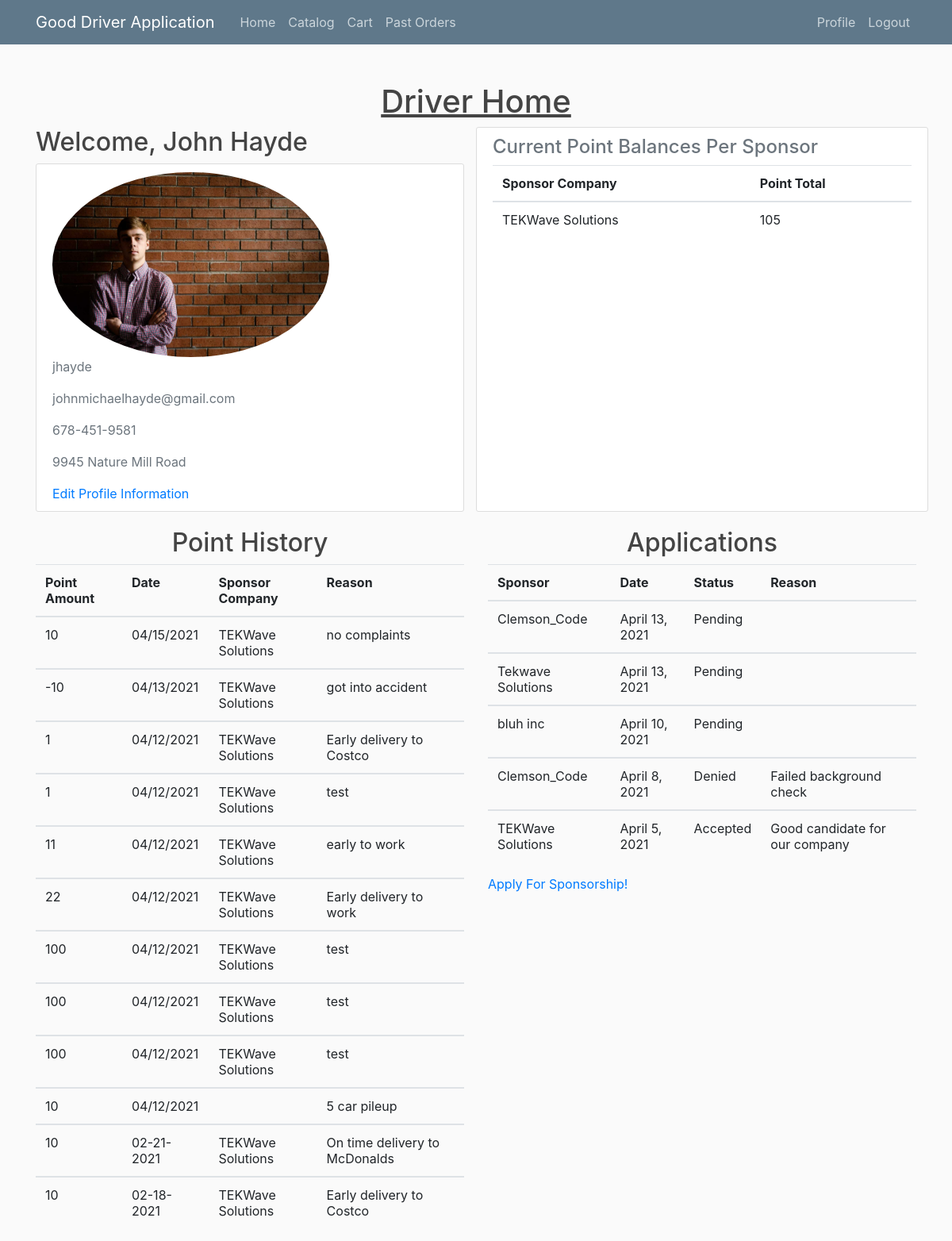
Page /driver_home/ (signed in) on the earlier database version.
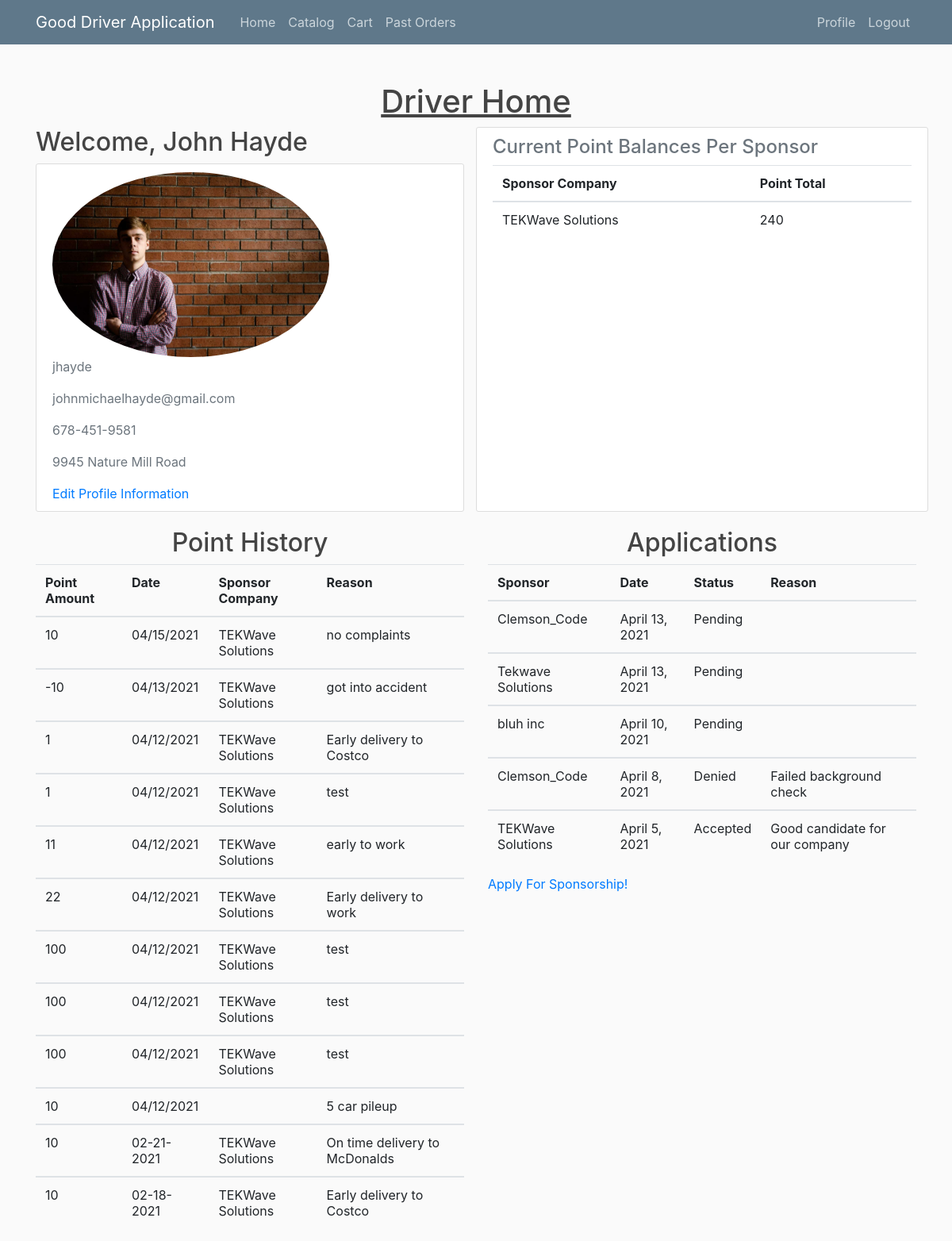
Same page on the later database version.
### users/models.py (models this page shows)
class Sponsorship(models.Model):
	sponsor_company = models.CharField(max_length=30, default = "")
	driver = models.CharField(max_length=30)
	driver_points = models.IntegerField(default=0)
	price_scalar = models.FloatField(default=1)

### portal/views.py (the view)
# urls.py: path('driver_home/', views.driver_home, name='driver-home'),
def driver_home(request):
    user = request.user
    gUser = GenericUser.objects.get(username=user.username)
    userType = gUser.type
    if userType == 'Sponsor':
        print('Driver name is: \''+Sponsor.objects.get(username=user.username).driver_vicarious+'\'')
    if userType == 'Sponsor' and not Driver.objects.filter(username=Sponsor.objects.get(username=user.username).driver_vicarious).exists():
        return redirect('select-driver')
    driver = driverGet(user)
    try:
        if userType == 'Sponsor':
            point_hist = PointHist.objects.filter(username=driver.username,sponsor_company=Sponsor.objects.get(username=user.username).sponsor_company)
        else:
            point_hist = PointHist.objects.filter(username=driver.username)
    except PointHist.DoesNotExist:
        point_hist = None
    try:
        if userType == 'Sponsor':
            applications = Application.objects.filter(driver=driver.username,sponsor_company=Sponsor.objects.get(username=user.username).sponsor_company)
        else:
            applications = Application.objects.filter(driver=driver.username)
    except Application.DoesNotExist:
        applications = None
    try:
        if userType == 'Sponsor':
            sponsor_list = Sponsorship.objects.filter(driver=driver.username,sponsor_company=Sponsor.objects.get(username=user.username).sponsor_company)
        else:
            sponsor_list = Sponsorship.objects.filter(driver=driver.username)
    except Sponsorship.DoesNotExist:
        sponsor_list = None
    data = {
        'points': driver.points,
        'point_hist': point_hist,
        'first_name': driver.first_name,
        'last_name': driver.last_name,
        'phone_num': driver.phone_num,
        'address': driver.address,
        'profile_photo': driver.profile_photo.url,
        'applications': applications,
        'sponsor': driver.sponsor,
        'sponsor_list': sponsor_list,
        'realDriver': (userType == 'Driver'),
    }
    return render(request, 'portal/driver_home.html', data)

### portal/views.py (called while the page is built)
def driverGet(user):
    gUser = GenericUser.objects.get(username=user.username)
    if (gUser.type == 'Driver'):
        return Driver.objects.get(username=user.username)
    elif (gUser.type == 'Sponsor'):
        return Driver.objects.get(username=Sponsor.objects.get(username=user.username).driver_vicarious)

### portal/templates/portal/driver_home.html
{% extends "portal/base_driver.html" %}
{% load static %}
{% block content %}
	<div class="row">
		<div class="col-md-12 d-flex justify-content-center">
			<h1 style="text-decoration: underline;">Driver Home</h1>
		</div>
	</div>
	<div class="row">
		<div class="col-md-6">
			{% if realDriver %}
				<h2 class="account-heading">Welcome, {{ first_name }} {{ last_name }}</h2>
			{% else %}
				<h2 class="account-heading">Viewing as {{ first_name }} {{ last_name }}</h2>
			{% endif %}
			<div class="content-section">
				<div class="media-body">
					<img class="rounded-circle account-img" width="70%" height="auto" src="{{ profile_photo }}">
					<p class="text-secondary">{{ user.username }}</p>
					<p class="text-secondary">{{ user.email }}</p>
					<p class="text-secondary">{{ phone_num }}</p>
					<p class="text-secondary">{{ address }}</p>
					<a href="{% url 'update-info' %}">Edit Profile Information</a>
				</div>
			</div>
		</div>
		<div class="col-md-6 content-section">
			<div class="media-heading">
				<h4 class="text-secondary">Current Point Balances Per Sponsor</h4>
				{% if sponsor_list %}
				<table class="table">
					<tr>
						<th scope="col">Sponsor Company</th>
						<th scope="col">Point Total</th>
					</tr>
					{% for sponsor in sponsor_list %}
						<tbody>
							<tr>
								<td>{{ sponsor.sponsor_company }}</td>
								<td>{{ sponsor.driver_points }}</td>
							</tr>
						</tbody>
					{% endfor %}
				</table>
				{% else %}
					<p>No sponsor point balances to display</p>
				{% endif %}
			</div>
		</div>
	</div>
	<div class="row">
		<div class="col-md-6">
			<h2 class="media-heading d-flex justify-content-center">Point History</h2>
			{% if point_hist %}
				<table class="table">
					<tr>
						<th scope="col">Point Amount</th>
						<th scope="col">Date</th>
						<th scope="col">Sponsor Company</th>
						<th scope="col">Reason</th>
					</tr>
					{% for item in point_hist reversed %}
						<tbody>
							<tr>
								<td>{{ item.points }}</td>
								<td>{{ item.date }}</td>
								<td>{{ item.sponsor_company }}</td>
								<td>{{ item.reason }}</td>
							</tr>
						</tbody>
					{% endfor %}
				</table>
			{% else %}
				<p class="text-secondary">No Point History To Display</p>
			{% endif %}
		</div>
		<div class="col-md-6">
			<h2 class="media-heading d-flex justify-content-center">Applications</h2>
			{% if applications %}
				<table class="table">
					<tr>
						<th scope="col">Sponsor</th>
						<th scope="col">Date</th>
						<th scope="col">Status</th>
						<th scope="col">Reason</th>
					</tr>
					{% for item in applications reversed %}
						<tbody>
							<tr>
								<td>{{ item.sponsor_company }}</td>
								<td>{{ item.date }}</td>
								<td>{{ item.status }}</td>
								<td>{{ item.reason }}</td>
							</tr>
						</tbody>
					{% endfor %}
				</table>
			{% else %}
				<p class="text-secondary">No Applications To Display</p>
			{% endif %}
			<a href="{% url 'apply' %}">Apply For Sponsorship!</a>
		</div>
	</div>
{% endblock content%}

Differences in the rows shown:
changed Sponsorship "TEKWave Solutions": driver_points "105" → "240"
